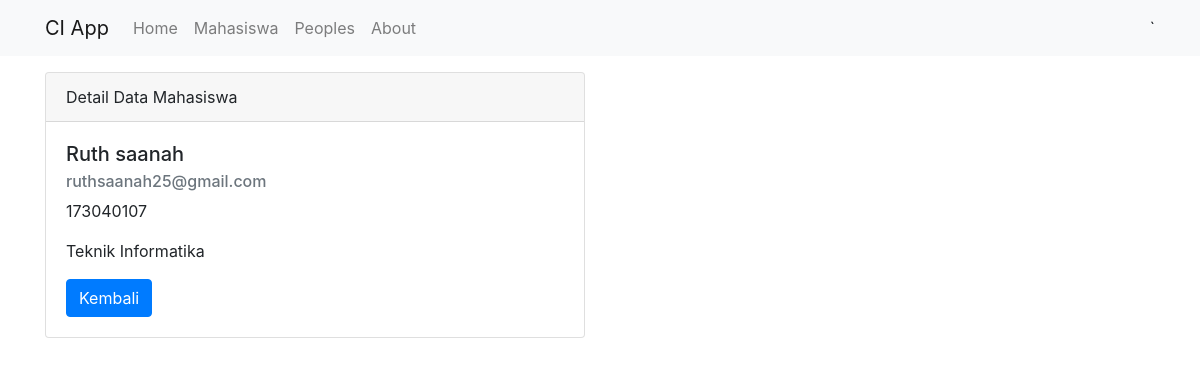
The app's page /mahasiswa/detail/1 with its own data.
### tables this page shows
CREATE TABLE `mahasiswa` (
  `id` int(250) NOT NULL,
  `nama` varchar(100) NOT NULL,
  `nrp` varchar(100) NOT NULL,
  `email` varchar(100) NOT NULL,
  `jurusan` varchar(100) NOT NULL
);

### application/controllers/Mahasiswa.php (called while the page is built, shortened)
<?php
class Mahasiswa extends CI_Controller
{
    public function __construct(){
        $this->load->model('Mahasiswa_model');
        $this->load->library('form_validation');
    }
    public function detail($id){
        $data['judul'] = 'Detail Data Mahasiswa';
        $data['mahasiswa'] = $this->Mahasiswa_model->getMahasiswaById($id);
        $this->load->view('templates/header', $data);
        $this->load->view('mahasiswa/detail', $data);
        $this->load->view('templates/footer');
    }
}

### index.php (called while the page is built, shortened)
<?php
require_once BASEPATH.'core/CodeIgniter.php';

### application/models/Mahasiswa_model.php (called while the page is built, shortened)
<?php
class Mahasiswa_model extends CI_model {
    public function getMahasiswaById($id){
        return $this->db->get_where('mahasiswa', ['id' => $id])->row_array();
    }
}

### application/views/mahasiswa/detail.php (the view)
<div class="container">
    <div class="row mt-3">
        <div class="col-md-6">
            <div class="card">
                <div class="card-header">
                    Detail Data Mahasiswa
                </div>
                <div class="card-body">
                    <h5 class="card-title"><?= $mahasiswa['nama']; ?></h5>
                    <h6 class="card-subtitle mb-2 text-muted"><?= $mahasiswa['email']; ?></h6>
                    <p class="card-text"><?= $mahasiswa['nrp']; ?></p>
                    <p class="card-text"><?= $mahasiswa['jurusan']; ?></p>
                    <a href="<?= base_url(); ?>mahasiswa" class="btn btn-primary">Kembali</a>
                </div>
            </div>
        </div>
    </div>
</div>

### records on screen
mahasiswa: nama "Ruth saanah", email "ruthsaanah25@gmail.com", nrp "173040107", jurusan "Teknik Informatika"
